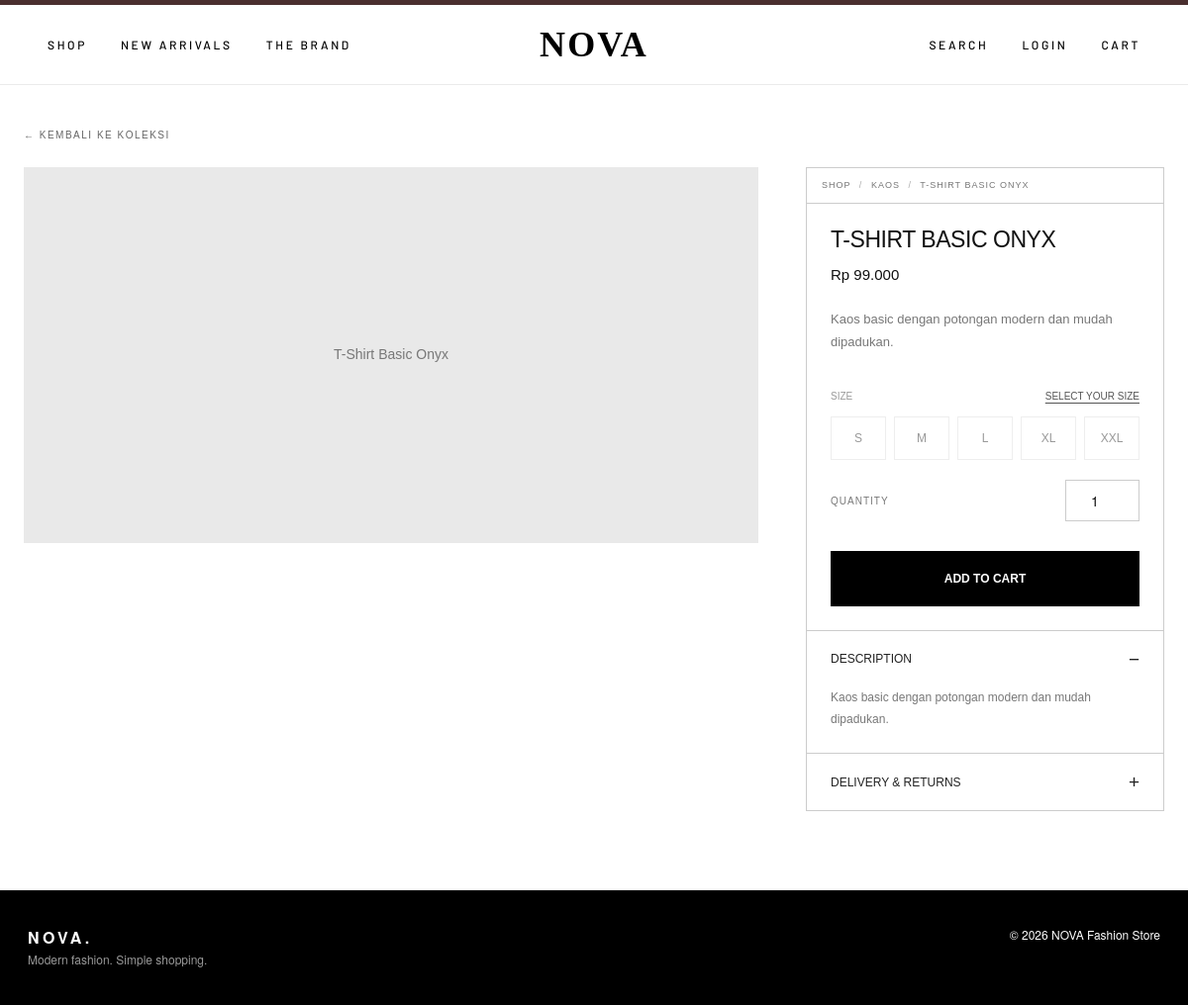
/product.php?id=2, run on the app's committed database.
### tables this page shows
CREATE TABLE products (
 id INT AUTO_INCREMENT PRIMARY KEY,
 category_id INT NULL,
 name VARCHAR(150) NOT NULL,
 price INT NOT NULL DEFAULT 0,
 stock INT NOT NULL DEFAULT 0,
 description TEXT,
 photo VARCHAR(255) NULL,
 status ENUM('active','inactive') NOT NULL DEFAULT 'active',
 created_at TIMESTAMP DEFAULT CURRENT_TIMESTAMP,
 INDEX(category_id), INDEX(status),
 FOREIGN KEY(category_id) REFERENCES categories(id) ON DELETE SET NULL
);

CREATE TABLE categories (
 id INT AUTO_INCREMENT PRIMARY KEY,
 name VARCHAR(80) NOT NULL UNIQUE,
 description VARCHAR(255) NULL,
 created_at TIMESTAMP DEFAULT CURRENT_TIMESTAMP
);

### includes/helpers.php (called while the page is built, shortened)
<?php
function h($s): string { return htmlspecialchars((string)($s ?? ''), ENT_QUOTES, 'UTF-8'); }
function rupiah($n): string { return 'Rp ' . number_format((float)$n, 0, ',', '.'); }
function url(string $path = ''): string { return BASE_URL . '/' . ltrim($path, '/'); }

### includes/db.php (called while the page is built)
<?php
function db(): PDO {
    static $pdo = null;
    if ($pdo) return $pdo;
    try {
        $dsn = getenv('TOKOBAJU_DSN') ?: 'mysql:host=' . DB_HOST . ';dbname=' . DB_NAME . ';charset=utf8mb4';
        $pdo = new PDO($dsn, getenv('TOKOBAJU_DSN') ? null : DB_USER, getenv('TOKOBAJU_DSN') ? null : DB_PASS, [
            PDO::ATTR_ERRMODE => PDO::ERRMODE_EXCEPTION,
            PDO::ATTR_DEFAULT_FETCH_MODE => PDO::FETCH_ASSOC,
            PDO::ATTR_EMULATE_PREPARES => false,
        ]);
    } catch (PDOException $e) {
        http_response_code(500);
        exit('Koneksi database gagal. Nyalakan MySQL di XAMPP, impor database/schema.sql, lalu cek config/app.php.');
    }
    return $pdo;
}
function q(string $sql, array $params = []): PDOStatement {
    $st = db()->prepare($sql);
    $st->execute($params);
    return $st;
}

### includes/models.php (called while the page is built, shortened)
<?php
function find_product(int $id, bool $onlyActive = true): ?array {
    $r = q(
        PRODUCT_SELECT . " WHERE p.id = ?" .
        ($onlyActive ? " AND p.status = 'active'" : ''),
        [$id]
    )->fetch();
    return $r ?: null;
}

### product.php (the view, shortened to what this page needs)
<?php
$p = find_product((int)($_GET['id'] ?? 0));
require __DIR__ . '/includes/partials/header.php';
?>
<div class="jb-product-page">
    <a class="jb-back" href="<?= url('index.php#koleksi') ?>">
        ← KEMBALI KE KOLEKSI
    </a>
    <div class="jb-product-layout">
        <div class="jb-gallery">
            <div class="jb-main-image">
                <?php if (!empty($p['photo'])): ?>
                    <img
                        src="<?= url('uploads/' . h($p['photo'])) ?>"
                        alt="<?= h($p['name']) ?>"
                    >
                <?php else: ?>
                    <div class="jb-no-image">
                        <?= h($p['name']) ?>
                    </div>
                <?php endif; ?>
            </div>
        </div>
        <div class="jb-details">
            <div class="jb-breadcrumb">
                SHOP <span>/</span>
                <?= h($p['category'] ?? 'COLLECTION') ?>
                <span>/</span>
                <?= h($p['name']) ?>
            </div>
            <div class="jb-detail-content">
                <h1><?= h($p['name']) ?></h1>
                <div class="jb-price">
                    <?= rupiah($p['price']) ?>
                </div>
                <?php if (!empty($p['description'])): ?>
                    <p class="jb-description">
                        <?= nl2br(h($p['description'])) ?>
                    </p>
                <?php endif; ?>
                <div class="jb-size-heading">
                    <span>SIZE</span>
                    <span class="jb-size-note">SELECT YOUR SIZE</span>
                </div>
                <?php if ((int)$p['stock'] > 0): ?>
                    <form
                        method="post"
                        action="<?= url('actions/cart.php') ?>"
                        class="jb-buy-form"
                        id="jbBuyForm"
                    >
                        <div class="jb-sizes" role="group"
                             aria-label="Pilih ukuran produk">
                            <?php foreach (['S', 'M', 'L', 'XL', 'XXL'] as $size): ?>
                                <button
                                    type="button"
                                    class="jb-size"
                                    data-size="<?= $size ?>"
                                    aria-pressed="false"
                                >
                                    <?= $size ?>
                                </button>
                            <?php endforeach; ?>
                        </div>
                        <div class="jb-quantity">
                            <label for="jbQty">QUANTITY</label>
                            <input
                                type="number"
                                name="qty"
                                id="jbQty"
                                value="1"
                                min="1"
                                max="<?= (int)$p['stock'] ?>"
                                required
                            >
                        </div>
                        <button type="submit" class="jb-add-button">
                            ADD TO CART
                        </button>
                    </form>
                <?php endif; ?>
            </div>
            <details class="jb-description-panel" open>
                <summary>
                    DESCRIPTION
                    <span class="jb-minus">−</span>
                </summary>
                <div class="jb-description-text">
                    <?= !empty($p['description'])
                        ? nl2br(h($p['description']))
                        : 'Tidak ada deskripsi produk.' ?>
                </div>
            </details>
            <details class="jb-description-panel">
                <summary>
                    DELIVERY & RETURNS
                    <span class="jb-minus">+</span>
                </summary>
            </details>
        </div>
    </div>
</div>
<?php require __DIR__ . '/includes/partials/footer.php'; ?>

### assets/css/base.css (style rules this page uses)
:root { --ink: #000; --paper: #fff; --soft: #f4f4f4; --line: #e3e3e3; --mute: #777; --ok: #0a7a3d; --bad: #b3261e; --run: #1d4ed8; --wait: #8a6100; --font: "Helvetica Neue", Helvetica, Arial, sans-serif; }
* { box-sizing: border-box; }
html { scroll-behavior: smooth; }
body { margin: 0; background: var(--paper); color: var(--ink); font: 14px/1.55 var(--font); -webkit-font-smoothing: antialiased; }
a { color: inherit; }
h1, h2, h3 { margin: 0; line-height: 1.15; letter-spacing: -.02em; }
input[type=text], input[type=email], input[type=password], input[type=number], input[type=tel], input[type=date], input[type=search], input[type=file], select, textarea { width: 100%; min-height: 42px; padding: 10px 12px; border: 1px solid #c9c9c9; background: var(--paper); color: var(--ink); font: 14px var(--font); border-radius: 0; outline: none; }

### assets/css/store.css (style rules this page uses)
:root { --nav-font: "Barlow", "DIN Alternate", "Helvetica Neue", Arial, sans-serif; }

### product.php (style rules this page uses)
.jb-product-page { max-width: 1240px; margin: 0 auto; padding: 40px 24px 80px; color: #111; background: #fff; font-family: Arial, Helvetica, sans-serif; box-sizing: border-box; }
.jb-product-page * { box-sizing: border-box; }
.jb-back { display: inline-block; margin-bottom: 24px; color: #666; text-decoration: none; font-size: 10px; letter-spacing: 1.5px; }
.jb-product-layout { display: grid; grid-template-columns: minmax(0, 1fr) 362px; gap: 48px; align-items: start; }
.jb-gallery { min-width: 0; }
.jb-main-image { width: 100%; background: #e9e9e9; overflow: hidden; }
.jb-no-image { min-height: 380px; display: flex; align-items: center; justify-content: center; padding: 20px; color: #777; text-align: center; }
.jb-details { width: 100%; border: 1px solid #ccc; background: #fff; }
.jb-breadcrumb { min-height: 35px; padding: 11px 15px; border-bottom: 1px solid #ccc; color: #777; font-size: 9px; line-height: 1.5; letter-spacing: 1px; text-transform: uppercase; overflow-wrap: anywhere; }
.jb-breadcrumb span { padding: 0 5px; color: #aaa; }
.jb-detail-content { padding: 24px; }
.jb-detail-content h1 { margin: 0 0 10px; color: #111; font-size: 23px; line-height: 1.12; font-weight: 500; text-transform: uppercase; overflow-wrap: anywhere; }
.jb-price { color: #111; font-size: 15px; font-weight: 400; }
.jb-description { margin: 22px 0; color: #777; font-size: 13px; line-height: 1.8; overflow-wrap: anywhere; }
.jb-size-heading { display: flex; justify-content: space-between; gap: 8px; margin-top: 35px; margin-bottom: 13px; color: #999; font-size: 10px; }
.jb-size-note { color: #555; text-decoration: underline; text-underline-offset: 3px; }
.jb-sizes { display: grid; grid-template-columns: repeat(5, minmax(0, 1fr)); gap: 8px; }
.jb-size { min-width: 0; height: 44px; padding: 0 3px; border: 1px solid #eee; border-radius: 0; background: #fff; color: #999; font-size: 12px; cursor: pointer; transition: border-color .15s, color .15s; }
.jb-quantity { display: flex; align-items: center; justify-content: space-between; margin-top: 20px; color: #777; font-size: 10px; letter-spacing: 1px; }
.jb-quantity input { width: 75px; height: 35px; padding: 5px; border: 1px solid #ccc; border-radius: 0; background: #fff; color: #111; text-align: center; }
.jb-add-button { display: flex; align-items: center; justify-content: center; width: 100%; min-height: 56px; margin-top: 30px; padding: 15px; border: 1px solid #000; border-radius: 0; background: #000; color: #fff; font-size: 12px; font-weight: 700; cursor: pointer; transition: background .2s, color .2s; }
.jb-description-panel { border-top: 1px solid #ccc; }
.jb-description-panel summary { display: flex; align-items: center; justify-content: space-between; gap: 10px; padding: 19px 24px; color: #222; font-size: 12px; list-style: none; cursor: pointer; }
.jb-minus { font-size: 19px; line-height: 1; }
.jb-description-text { padding: 0 24px 23px; color: #777; font-size: 12px; line-height: 1.8; overflow-wrap: anywhere; }

### data on the page
products: name "T-Shirt Basic Onyx", category.name "KAOS", name "T-SHIRT BASIC ONYX", price "Rp 99.000", description "Kaos basic dengan potongan modern dan mudah dipadukan."

### other printed values
APP_NAME "NOVA"
$size "S"
$size "M"
$size "L"
$size "XL"
$size "XXL"
